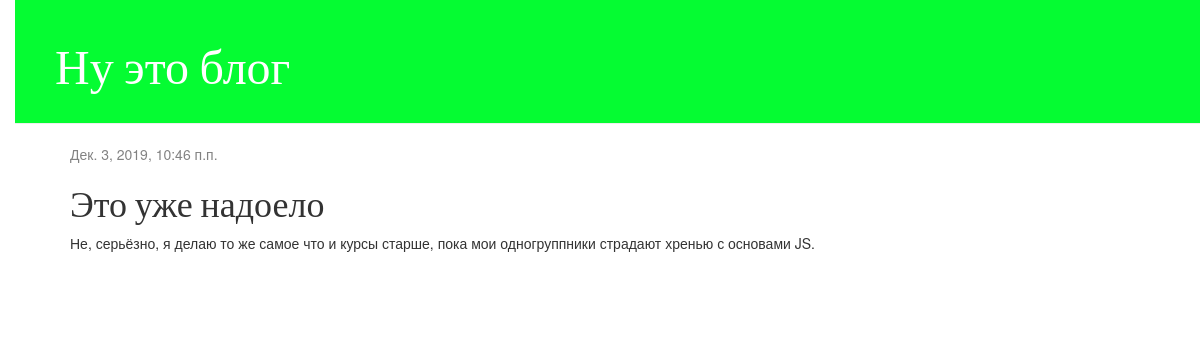
The app's page /post/2/ with its own data.
### blog/models.py (models this page shows, shortened)
class Post(models.Model):
    author = models.ForeignKey(settings.AUTH_USER_MODEL, on_delete=models.CASCADE)
    title = models.CharField(max_length=200)
    text = models.TextField()
    created_date = models.DateTimeField(default=timezone.now)
    published_date = models.DateTimeField(blank=True, null=True)

### blog/views.py (the view)
# urls.py: path('post/<int:pk>/', views.post_detail, name='post_detail'),
def post_detail(request, pk):
    post = get_object_or_404(Post, pk=pk)
    return render(request, 'blog/post_detail.html', {'post': post})

### blog/templates/blog/post_detail.html (shortened to what this page needs)
{% extends 'blog/base.html' %}
{% block content %}
    <div class="post">
        {% if post.published_date %}
            <div class="date">
                {{ post.published_date }}
            </div>
        {% endif %}
        <h1>{{ post.title }}</h1>
        <p>{{ post.text|linebreaksbr }}</p>
    </div>
{% endblock %}

### blog/static/css/blog.css (style rules this page uses)
body { padding-left: 15px; }
h1, h2, h3, h4 { font-family: 'Lobster', cursive; }
.date { color: #828282; }
.post { margin-bottom: 70px; }

### records on screen
Post: published_date "Дек. 3, 2019, 10:46 п.п.", title "Это уже надоело", text "Не, серьёзно, я делаю то же самое что и курсы старше, пока мои одногруппники страдают хренью с основами JS."
